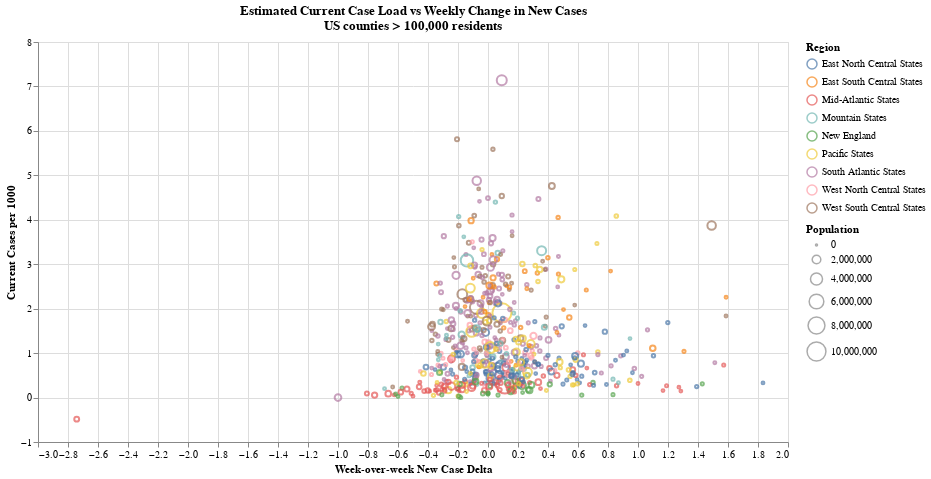

This figure's notebook cell:
### Code cell
import requests
import re
import zipfile
import sqlite3
import datetime
from bs4 import BeautifulSoup
import pandas as pd
import numpy as np
import altair as alt

# get NYT case data
cases = pd.read_csv('https://raw.githubusercontent.com/nytimes/covid-19-data/master/us-counties.csv')
cases = cases.assign(
    date = pd.to_datetime(cases['date']),
    fips = cases['fips'].astype(pd.Int32Dtype())
)

# Cases are cumulative, we want new cases and deaths each day to estimate the hospital case load.
cases['cases_shifted'] = (
    cases.groupby(['county', 'state'])
    .cases
    .shift(1)
    .fillna(0)
    .astype(int)
)

cases['deaths_shifted'] = (
    cases.groupby(['county', 'state'])
    .deaths
    .shift(1)
    .fillna(0)
    .astype(int)
)

cases['cases_new'] = cases['cases'] - cases['cases_shifted']

cases['deaths_new'] = cases['deaths'] - cases['deaths_shifted']

cases['cases_new_shifted'] = (
    cases.groupby(['county', 'state'])
    .cases_new
    .shift(1)
    .fillna(0)
    .astype(int)
)

cases['deaths_new_shifted'] = (
    cases.groupby(['county', 'state'])
    .deaths_new
    .shift(1)
    .fillna(0)
    .astype(int)
)

cases['cases_new_delta'] = (cases['cases_new'] - cases['cases_new_shifted']) / cases['cases_new_shifted']
cases['deaths_new_delta'] = (cases['deaths_new'] - cases['deaths_new_shifted']) / cases['deaths_new_shifted']

# 2017 county census estimate from US Census Bureau.  Written locally to SQLite database
# to avoid having to re-download every time I run the notebook
# see census_etl.py for details

conn = sqlite3.connect('/Users/amcadi/Documents/opensource/covid_19_hospitalization_estimate/US_county_census.db')

# start with 2017 census and total population
# might as well resort to SQL yelling bc names are all in caps
pop17 = pd.read_sql('SELECT STNAME, CTYNAME, COUNTY_KEY, TOT_POP FROM CENSUS WHERE YEAR = 10 AND AGEGRP = 0;',
                 con = conn)

conn.close()

# All cases for the five boroughs of New York City
# (New York, Kings, Queens, Bronx and Richmond counties)
# are assigned to a single area called New York City.
pop17 = (pop17
       .groupby(['STNAME', 'COUNTY_KEY'])
       .aggregate({'TOT_POP': 'sum'})
       .reset_index()
      )

cases['county_key'] = cases.county.str.lower()

# in NYT data - "Cities like St. Louis and Baltimore that are administered separately from an adjacent
# county of the same name are counted separately."
# strip off the -city and combine with the surrounding county to join correctly to the county-level census data
def rm_city(county_name):
    if re.search(r'(?<!new york)\scity', county_name):
        return re.sub(r'([A-Za-z\s\.\-\']*)(\scity)', r'\1', county_name)
    else:
        return(county_name)

cases['county_key'] = cases.county_key.apply(rm_city)

# aggregate across new key with combined cities and counties
cases = (cases
         .groupby(['county_key', 'county', 'state', 'date'])
         .aggregate({'cases': 'sum', 'deaths': 'sum', 'deaths_new': 'sum', 'cases_new': 'sum'})
         .reset_index()
        )

cases_percap = cases.merge(pop17, how = 'left', left_on = ['county_key', 'state'],
                           right_on = ['COUNTY_KEY', 'STNAME'])

# calculate percap rates
cases_percap = (cases_percap
                .dropna()
                .assign(cases_per1k = lambda x: x.cases / x.TOT_POP * 1000,
                        cases_new_per1k = lambda x: x.cases_new / x.TOT_POP * 1000,
                        deaths_per1k = lambda x: x.deaths / x.TOT_POP * 1000,
                        deaths_new_per1k = lambda x: x.deaths_new / x.TOT_POP * 1000,
                        county_label = lambda x: x.county + ', ' + x.STNAME)
                .sort_values(['county_label', 'date'])
               )

# create 14-day rolling sum of per-capita new cases, which should be roughly proportional to
# the current case load
cases_percap['cases_new_per1k_sum14'] = (cases_percap
                                        .groupby('county_label')['cases_new_per1k']
                                        .transform(lambda x: x.rolling(7).sum())
                                       )

# filter for 3 days ago, giving some time for the latest data to be populated
three_days_back = cases_percap.date.max() - datetime.timedelta(days = 3)

# make copy explicit to avoid subsequent SettingWithCopy warning
cases_percap_recent = cases_percap.query('TOT_POP > 100000 and date == @three_days_back').copy()

# pull in census bureau regions to add a geographic dimension
regions_html = requests.get('https://simple.wikipedia.org/wiki/List_of_regions_of_the_United_States')
regions_soup = BeautifulSoup(regions_html.content)

def is_division(tag):
    return tag.name == 'li' and re.search('Division', tag.contents[0])

regions_list = regions_soup.find('ul')
regions = regions_list.find_all('li')
regions_dict = dict()
for region in regions:
    for division in region.find_all(is_division):
        div_name = re.sub(r'([/w]*)(\s\(not yet started\))', r'\1', division.a['title'])
        states = [item.string for item in division.find('ul').find_all('li')]
        regions_dict[div_name] = states

# reshape into a state:region dictionary
regions_dict_inverted = {}
for k, v in regions_dict.items():
    for state in v:
        regions_dict_inverted[state] = k

# map to dataset
cases_percap_recent['region'] = cases_percap_recent['STNAME'].map(regions_dict_inverted)

# try the week-over-week approach
# generate limits for weekly change
last_wk_max = cases_percap.date.max() - datetime.timedelta(days = 3)
last_wk_min = last_wk_max - datetime.timedelta(days = 7)
two_wks_min = last_wk_max - datetime.timedelta(days = 14)

last_wk_total_cases = (cases_percap
                       .query('date >= @last_wk_min and date < @last_wk_max')
                       .groupby('county_label')
                       .aggregate({'cases_new': 'sum'})
                       .rename(columns = {'cases_new': 'last_wk_cases'})
                      )

two_wks_total_cases = (cases_percap
                       .query('date >= @two_wks_min and date < @last_wk_min')
                       .groupby('county_label')
                       .aggregate({'cases_new': 'sum'})
                       .rename(columns = {'cases_new': 'two_wks_ago_cases'})
                      )

wkly_diff = (last_wk_total_cases
             .merge(two_wks_total_cases, how = 'inner', on = 'county_label')
             .assign(wkly_diff = lambda x: (x['last_wk_cases'] - x['two_wks_ago_cases']) / x['two_wks_ago_cases'])
            )

cases_percap_recent = cases_percap_recent.merge(wkly_diff, how = 'left', on = 'county_label')

# create chart and save it
capacity_vs_case_delta = (alt.Chart(cases_percap_recent.query('wkly_diff < 3 and wkly_diff > -3')) # dangerous, but seems like >3x is reporting issue
 .mark_point()
 .encode(x = alt.X('wkly_diff', axis = alt.Axis(title = 'Week-over-week New Case Delta')),
         y = alt.Y('cases_new_per1k_sum14', axis = alt.Axis(title = 'Current Cases per 1000')),
         color = alt.Color('region', legend = alt.Legend(title = 'Region')),
         size = alt.Size('TOT_POP', legend = alt.Legend(title = 'Population')),
         tooltip = ['county_label', 'TOT_POP'])
 .interactive()
 .properties(height = 400,
             width = 750,
             title = ['Estimated Current Case Load vs Weekly Change in New Cases',
                      'US counties > 100,000 residents'])
)

capacity_vs_case_delta

### Figure 1 — Vega-Lite specification as saved in the notebook (floating-point values rounded to 4 significant figures; data arrays with more than 128 entries replaced by an {"elided": "..."} marker saying what was removed)
{"config": {"view": {"continuousWidth": 400, "continuousHeight": 300}}, "data": {"name": "data-ab72f28b6917750708a2a7333696ad92"}, "mark": "point", "encoding": {"color": {"type": "nominal", "field": "region", "legend": {"title": "Region"}}, "size": {"type": "quantitative", "field": "TOT_POP", "legend": {"title": "Population"}}, "tooltip": [{"type": "nominal", "field": "county_label"}, {"type": "quantitative", "field": "TOT_POP"}], "x": {"type": "quantitative", "axis": {"title": "Week-over-week New Case Delta"}, "field": "wkly_diff"}, "y": {"type": "quantitative", "axis": {"title": "Current Cases per 1000"}, "field": "cases_new_per1k_sum14"}}, "height": 400, "selection": {"selector001": {"type": "interval", "bind": "scales", "encodings": ["x", "y"]}}, "title": ["Estimated Current Case Load vs Weekly Change in New Cases", "US counties > 100,000 residents"], "width": 750, "$schema": "https://vega.github.io/schema/vega-lite/v4.0.0.json", "datasets": {"data-ab72f28b6917750708a2a7333696ad92": {"elided": "580 records"}}}
